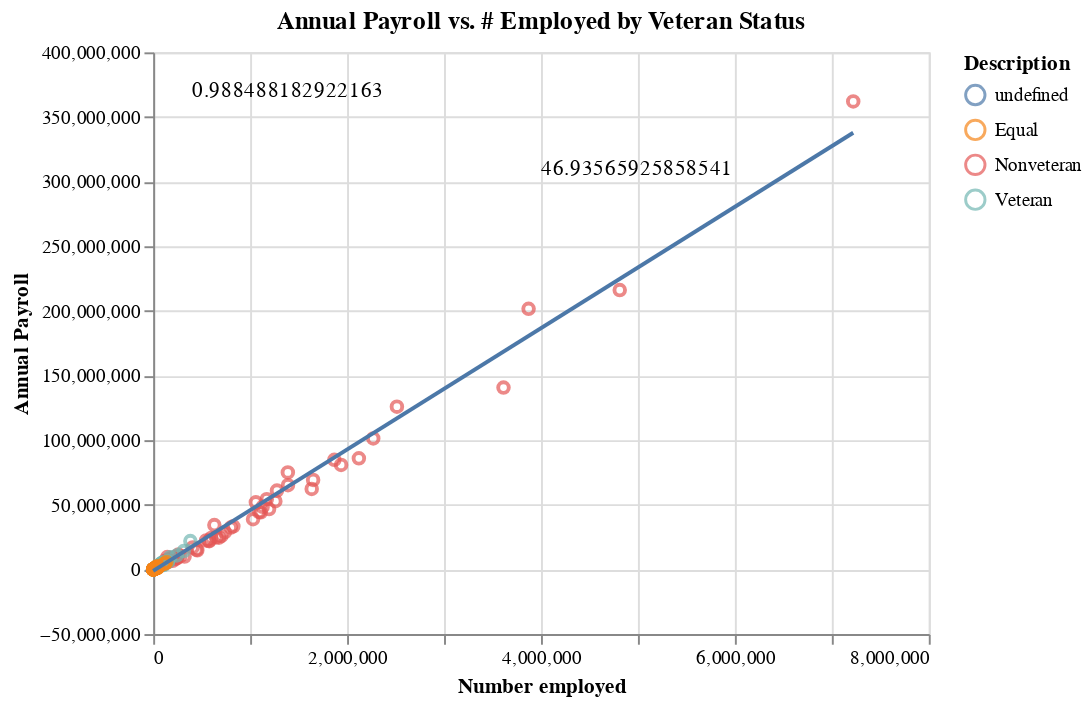

The cell this chart's notebook holds for it:
### Markdown cell above
This time, we use Altair to create our graph in four steps. Each step s

First, we create the base chart, a `mark_point` scatter plot comparing `Number employed` to `Annual Payroll`, with each point representing one state's data from each veteran code, colored based on the veteran code. (Altair also allows us to add a tooltip on each point, listing the state name.

Second, the then add a `mark_line` regression line through the data. We use the `transform_regression` method, which creates a regression equation that the `mark_line` will draw.

Third, we take advantage of the `params` parameter in the `transform_regression` method, which returns the equation's coefficients and the r-Squared value. `transform_calculate` allows us to extract the intercept and slope. Finally, we store each in a `mark_text` element to display on the chart.

Finally, we can use Altair to simply layer the charts one on top of the other.

### Code cell
base = alt.Chart(df2[df2['Veteran status'] != '001']).mark_point().encode(
    x='Number employed',
    y='Annual Payroll',
    color = 'Description',
    tooltip = 'State'
).properties(title = 'Annual Payroll vs. # Employed by Veteran Status')

reg = base.transform_regression('Number employed', 'Annual Payroll').mark_line().encode()

params1 = alt.Chart(df2[df2['Veteran status'] != '001']).transform_regression(
    'Number employed', 'Annual Payroll', params=True
).transform_calculate(
    intercept='datum.coef[0]',
    slope='datum.coef[1]',
).mark_text(align='left').encode(
    x=alt.value(200),  # pixels from left
    y=alt.value(60),  # pixels from top
    text='slope:N'
)

params2 = alt.Chart(df2[df2['Veteran status'] != '001']).transform_regression(
    'Number employed', 'Annual Payroll', params=True
).mark_text(align='left').encode(
    x=alt.value(20),  # pixels from left
    y=alt.value(20),  # pixels from top
    text='rSquared:N'
)

base + reg + params1 + params2

### Figure 1 — Vega-Lite specification as saved in the notebook (floating-point values rounded to 4 significant figures; data arrays with more than 128 entries replaced by an {"elided": "..."} marker saying what was removed)
{"config": {"view": {"continuousWidth": 400, "continuousHeight": 300}}, "layer": [{"mark": "point", "encoding": {"color": {"type": "nominal", "field": "Description"}, "tooltip": {"type": "nominal", "field": "State"}, "x": {"type": "quantitative", "field": "Number employed"}, "y": {"type": "quantitative", "field": "Annual Payroll"}}, "title": "Annual Payroll vs. # Employed by Veteran Status"}, {"mark": "line", "encoding": {"color": {"type": "nominal", "field": "Description"}, "tooltip": {"type": "nominal", "field": "State"}, "x": {"type": "quantitative", "field": "Number employed"}, "y": {"type": "quantitative", "field": "Annual Payroll"}}, "title": "Annual Payroll vs. # Employed by Veteran Status", "transform": [{"on": "Number employed", "regression": "Annual Payroll"}]}, {"data": {"name": "data-5aebbbfe172d182398473a85af262235"}, "mark": {"type": "text", "align": "left"}, "encoding": {"text": {"type": "nominal", "field": "slope"}, "x": {"value": 200}, "y": {"value": 60}}, "transform": [{"on": "Number employed", "regression": "Annual Payroll", "params": true}, {"calculate": "datum.coef[0]", "as": "intercept"}, {"calculate": "datum.coef[1]", "as": "slope"}]}, {"data": {"name": "data-5aebbbfe172d182398473a85af262235"}, "mark": {"type": "text", "align": "left"}, "encoding": {"text": {"type": "nominal", "field": "rSquared"}, "x": {"value": 20}, "y": {"value": 20}}, "transform": [{"on": "Number employed", "regression": "Annual Payroll", "params": true}]}], "data": {"name": "data-5aebbbfe172d182398473a85af262235"}, "$schema": "https://vega.github.io/schema/vega-lite/v4.8.1.json", "datasets": {"data-5aebbbfe172d182398473a85af262235": {"elided": "153 records"}}}
